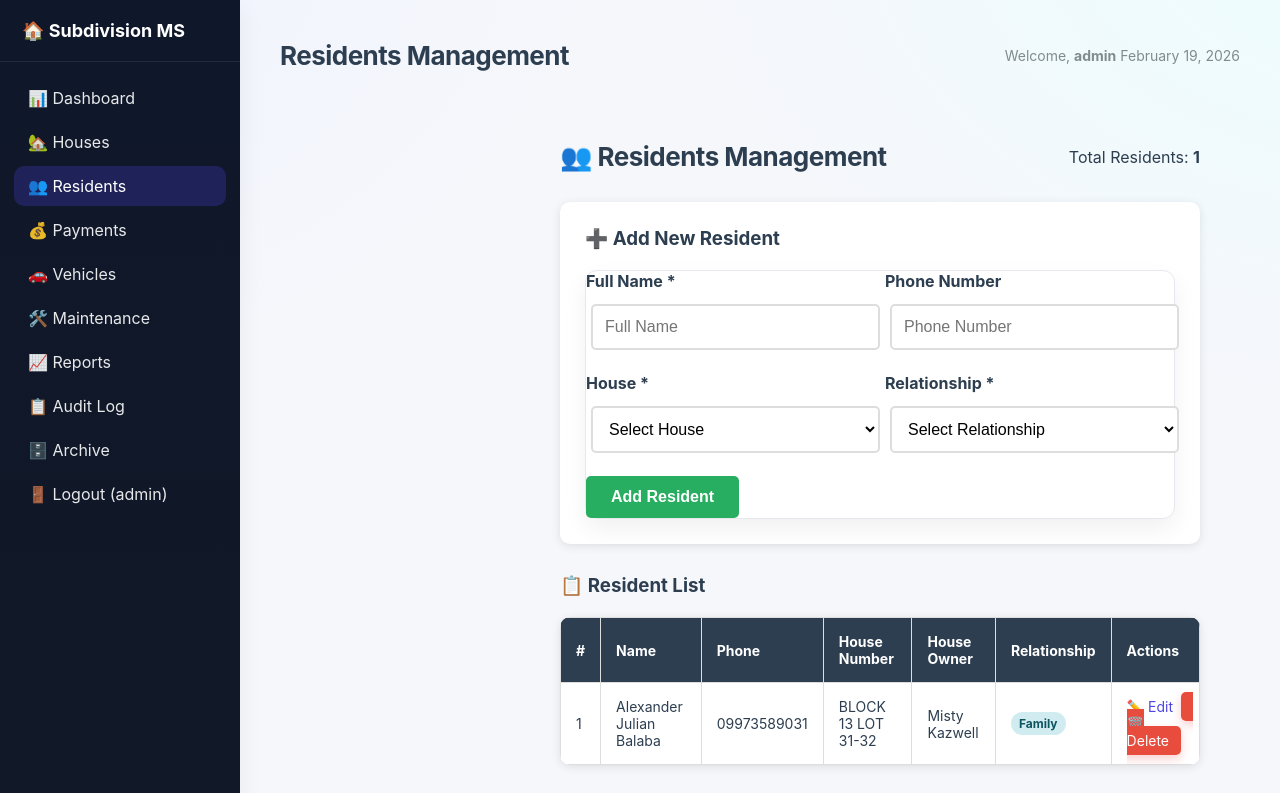
The page /residents.php (signed in) on the database its author committed.
### tables this page shows
CREATE TABLE `residents` (
  `id` int(11) NOT NULL,
  `name` varchar(150) NOT NULL,
  `contact_number` varchar(20) DEFAULT NULL,
  `phone` varchar(20) DEFAULT NULL,
  `house_id` int(11) NOT NULL,
  `relationship` enum('Owner','Family','Tenant') NOT NULL,
  `date_of_birth` date DEFAULT NULL,
  `is_primary` tinyint(1) NOT NULL DEFAULT 0,
  `is_deleted` tinyint(1) NOT NULL DEFAULT 0,
  `created_at` datetime DEFAULT current_timestamp(),
  `updated_at` datetime DEFAULT NULL,
  `deleted_at` datetime DEFAULT NULL
);

CREATE TABLE `houses` (
  `id` int(11) NOT NULL,
  `house_number` varchar(100) NOT NULL,
  `owner_name` varchar(150) NOT NULL,
  `contact_number` varchar(20) DEFAULT NULL,
  `status` enum('Occupied','Vacant') NOT NULL DEFAULT 'Occupied',
  `is_deleted` tinyint(1) NOT NULL DEFAULT 0,
  `created_at` datetime DEFAULT current_timestamp(),
  `updated_at` datetime DEFAULT NULL,
  `deleted_at` datetime DEFAULT NULL
);

### models/BaseModel.php (called while the page is built, shortened)
<?php
class BaseModel {
    public function __construct(PDO $db) {
        $this->db = $db;
    }
}
?>

### models/Resident.php (called while the page is built, shortened)
<?php
require_once __DIR__ . '/BaseModel.php';
class Resident extends BaseModel {
    public function listActiveWithHouse() {
        $query = "SELECT r.*, h.house_number, h.owner_name
                  FROM residents r
                  LEFT JOIN houses h ON r.house_id = h.id
                  WHERE r.is_deleted = 0
                  ORDER BY r.name";
        $stmt = $this->db->prepare($query);
        $stmt->execute();
        return $stmt->fetchAll(PDO::FETCH_ASSOC);
    }
}
?>

### residents.php (the view, shortened to what this page needs)
<?php
require_once __DIR__ . '/models/Resident.php';
$database = new Database();
$db = $database->getConnection();
$residentModel = new Resident($db);
$edit_resident = null;
$residents = [];
try {
    $residents = $residentModel->listActiveWithHouse();
} catch(PDOException $exception) {
    $error = "Error loading residents: " . $exception->getMessage();
}
?>
<!DOCTYPE html>
<html lang="en">
<head>
    <link rel="stylesheet" href="assets/css/style.css">
</head>
<body>
    <div class="container">
        <?php include("includes/header.php"); ?>
        <div class="main-content">
            <div class="page-header">
                <h1>👥 Residents Management</h1>
                <div class="total-count">Total Residents: <strong><?php echo count($residents); ?></strong></div>
            </div>
            <div class="resident-form">
                <h3><?php echo $edit_resident ? '✏️ Edit Resident' : '➕ Add New Resident'; ?></h3>
                <form method="POST">
                    <div class="form-row">
                        <div class="form-group">
                            <label>Full Name *</label>
                            <input type="text" name="name" placeholder="Full Name" required style="width: 100%;"
                                   value="<?php echo isset($_POST['name']) ? htmlspecialchars($_POST['name']) : ($edit_resident['name'] ?? ''); ?>">
                        </div>
                        <div class="form-group">
                            <label>Phone Number</label>
                            <input type="text" name="phone" placeholder="Phone Number" style="width: 100%;"
                                   value="<?php echo isset($_POST['phone']) ? htmlspecialchars($_POST['phone']) : ($edit_resident['phone'] ?? ''); ?>">
                        </div>
                    </div>
                    <div class="form-row">
                        <div class="form-group">
                            <label>House *</label>
                            <select name="house_id" required style="width: 100%;">
                                <option value="">Select House</option>
                            </select>
                        </div>
                        <div class="form-group">
                            <label>Relationship *</label>
                            <select name="relationship" required style="width: 100%;">
                                <option value="">Select Relationship</option>
                            </select>
                        </div>
                    </div>
                    <?php if ($edit_resident): ?>
                        <button type="submit" name="update_resident">Update Resident</button>
                        <a href="residents.php" style="margin-left:10px;">Cancel</a>
                    <?php else: ?>
                        <button type="submit" name="add_resident">Add Resident</button>
                    <?php endif; ?>
                </form>
            </div>
            <h3>📋 Resident List</h3>
            <?php if (!empty($residents)): ?>
                <table class="resident-table">
                    <thead>
                        <tr>
                            <th>#</th>
                            <th>Name</th>
                            <th>Phone</th>
                            <th>House Number</th>
                            <th>House Owner</th>
                            <th>Relationship</th>
                            <th>Actions</th>
                        </tr>
                    </thead>
                    <tbody>
                        <?php foreach ($residents as $index => $resident): ?>
                            <tr>
                                <td><?php echo $index + 1; ?></td>
                                <td><?php echo htmlspecialchars($resident['name']); ?></td>
                                <td><?php echo htmlspecialchars($resident['phone'] ?? 'N/A'); ?></td>
                                <td><?php echo htmlspecialchars($resident['house_number']); ?></td>
                                <td><?php echo htmlspecialchars($resident['owner_name']); ?></td>
                                <td>
                                    <span class="relationship-badge relationship-<?php echo strtolower($resident['relationship']); ?>">
                                        <?php echo htmlspecialchars($resident['relationship']); ?>
                                    </span>
                                </td>
                                <td>
                                    <a href="?edit=<?php echo $resident['id']; ?>" style="margin-right:8px;">✏️ Edit</a>
                                    <a href="?delete=<?php echo $resident['id']; ?>" class="delete-btn"
                                       onclick="return confirm('Are you sure you want to delete resident <?php echo htmlspecialchars($resident['name']); ?>? This action cannot be undone.')">
                                       🗑️ Delete
                                    </a>
                                </td>
                            </tr>
                        <?php endforeach; ?>
                    </tbody>
                </table>
            <?php else: ?>
                <div style="text-align: center; padding: 40px; background: white; border-radius: 10px; box-shadow: 0 2px 10px rgba(0,0,0,0.1);">
                    <p style="font-size: 18px; color: #7f8c8d;">No residents found. Add your first resident using the form above.</p>
                </div>
            <?php endif; ?>
    <?php include("includes/footer.php"); ?>
</body>
</html>

### assets/css/style.css (style rules this page uses)
* { margin: 0; padding: 0; box-sizing: border-box; }
:root { --bg: #f5f7fb; --panel: #ffffff; --text: #2c3e50; --muted: #7f8c8d; --brand: #4f46e5; --brand-600: #4f46e5; --brand-700: #4338ca; --accent: #10b981; --danger: #ef4444; --warning: #f59e0b; --border: #e6e8ee; --shadow: 0 10px 25px rgba(0,0,0,0.06); --radius: 12px; }
body { font-family: "Inter", "Poppins", system-ui, -apple-system, Segoe UI, Roboto, Arial, sans-serif; color: var(--text); background: radial-gradient(1200px 800px at -10% -10%, #eef2ff 0%, transparent 60%), radial-gradient(1200px 800px at 110% -10%, #ecfeff 0%, transparent 60%), var(--bg); -webkit-font-smoothing: antialiased; -moz-osx-font-smoothing: grayscale; }
a { color: var(--brand-600); text-decoration: none; }
.container { display: flex; min-height: 100vh; }
.main-content { flex-grow: 1; padding: 40px; margin-left: 240px; }
.page-header { display: flex; align-items: center; justify-content: space-between; margin-bottom: 22px; }
.page-header h1 { font-size: 26px; letter-spacing: -0.02em; }
table { width: 100%; border-collapse: collapse; background: var(--panel); border-radius: var(--radius); overflow: hidden; box-shadow: var(--shadow); }
thead th { background: #1f2937; color: #fff; text-align: left; font-weight: 700; padding: 14px 16px; font-size: 14px; }
tbody td { padding: 14px 16px; border-bottom: 1px solid var(--border); font-size: 14px; }
.delete-btn { background: var(--danger); border: none; color: #fff !important; padding: 8px 12px; border-radius: 8px; cursor: pointer; box-shadow: 0 4px 10px rgba(239,68,68,0.25); transition: transform .05s ease, opacity .15s ease; }
form { background: var(--panel); border: 1px solid var(--border); border-radius: var(--radius); box-shadow: var(--shadow); }
input[type="text"], input[type="number"], input[type="date"], select, textarea { width: 100%; padding: 12px 14px; border: 1.5px solid var(--border); border-radius: 10px; background: #fff; outline: none; transition: border-color .2s ease, box-shadow .2s ease; }
button, .payment-form button, .vehicle-form button, .resident-form button { background: var(--brand-600); color: #fff; border: none; padding: 12px 18px; border-radius: 10px; font-weight: 600; cursor: pointer; transition: background .2s ease, transform .05s ease; }
.status-badge, .vehicle-type-badge, .relationship-badge { display: inline-block; padding: 6px 10px; border-radius: 999px; font-size: 12px; font-weight: 700; }
.type-motorcycle, .relationship-family { background: rgba(14,165,233,0.15); color: #075985; }

### residents.php (style rules this page uses)
.resident-form { background: white; padding: 25px; border-radius: 10px; margin-bottom: 30px; box-shadow: 0 2px 10px rgba(0,0,0,0.1); }
.resident-form h3 { margin-top: 0; color: #2c3e50; margin-bottom: 20px; }
.resident-form input, .resident-form select { padding: 12px; margin: 8px 5px; border: 2px solid #ddd; border-radius: 5px; width: 200px; font-size: 16px; }
.resident-form button { background: #27ae60; color: white; padding: 12px 25px; border: none; border-radius: 5px; cursor: pointer; font-size: 16px; font-weight: bold; transition: background 0.3s; }
.resident-table { width: 100%; border-collapse: collapse; margin-top: 20px; background: white; border-radius: 10px; overflow: hidden; box-shadow: 0 2px 10px rgba(0,0,0,0.1); }
.resident-table th, .resident-table td { border: 1px solid #ddd; padding: 15px; text-align: left; }
.resident-table th { background-color: #2c3e50; color: white; font-weight: bold; }
.delete-btn { background: #e74c3c; color: white; padding: 6px 12px; text-decoration: none; border-radius: 5px; border: none; cursor: pointer; font-size: 14px; transition: background 0.3s; }
.relationship-badge { padding: 4px 8px; border-radius: 12px; font-size: 12px; font-weight: bold; }
.relationship-family { background: #d1ecf1; color: #0c5460; }
.page-header { display: flex; justify-content: space-between; align-items: center; margin-bottom: 30px; }
.form-row { display: flex; flex-wrap: wrap; gap: 10px; margin-bottom: 15px; }
.form-group { flex: 1; min-width: 200px; }
.form-group label { display: block; margin-bottom: 5px; font-weight: bold; color: #2c3e50; }

### rows shown on the page
residents: name "Alexander Julian Balaba", phone "09973589031", house.house_number "BLOCK 13 LOT 31-32", house.owner_name "Misty Kazwell", relationship "Family"

### other values the page prints
$username "admin"
$pageTitles[$currentFile] "Residents Management"
count($residents) "1"
